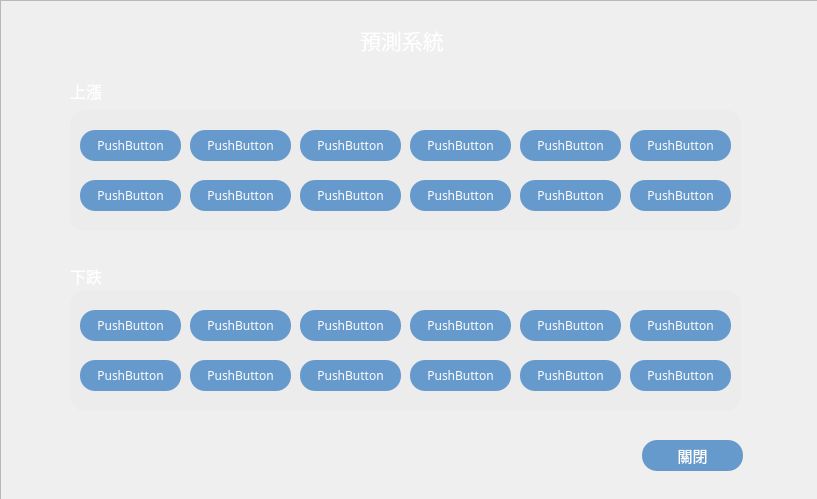
<?xml version="1.0" encoding="UTF-8"?>
<ui version="4.0">
 <class>prediction</class>
 <widget class="QWidget" name="prediction">
  <property name="geometry">
   <rect>
    <x>0</x>
    <y>0</y>
    <width>817</width>
    <height>499</height>
   </rect>
  </property>
  <property name="windowTitle">
   <string>Form</string>
  </property>
  <property name="styleSheet">
   <string notr="true"/>
  </property>
  <widget class="QPushButton" name="exitButton">
   <property name="geometry">
    <rect>
     <x>642</x>
     <y>440</y>
     <width>101</width>
     <height>31</height>
    </rect>
   </property>
   <property name="font">
    <font>
     <family>微軟正黑體</family>
     <pointsize>11</pointsize>
    </font>
   </property>
   <property name="styleSheet">
    <string notr="true">QPushButton{
background:#6699CC;
color:#fff;
border-radius:15px;
}
QPushButton:hover{
border:2px solid #DEF748;
background:#66A6FF;
}
</string>
   </property>
   <property name="text">
    <string>關閉</string>
   </property>
  </widget>
  <widget class="QLabel" name="label_2">
   <property name="geometry">
    <rect>
     <x>360</x>
     <y>10</y>
     <width>111</width>
     <height>61</height>
    </rect>
   </property>
   <property name="font">
    <font>
     <family>微軟正黑體</family>
    </font>
   </property>
   <property name="styleSheet">
    <string notr="true">color:white;</string>
   </property>
   <property name="text">
    <string>&lt;html&gt;&lt;head/&gt;&lt;body&gt;&lt;p&gt;&lt;span style=&quot; font-size:16pt;&quot;&gt;預測系統&lt;/span&gt;&lt;/p&gt;&lt;/body&gt;&lt;/html&gt;</string>
   </property>
  </widget>
  <widget class="QLabel" name="uplabel2pre">
   <property name="geometry">
    <rect>
     <x>70</x>
     <y>70</y>
     <width>41</width>
     <height>41</height>
    </rect>
   </property>
   <property name="font">
    <font>
     <family>微軟正黑體</family>
     <pointsize>12</pointsize>
    </font>
   </property>
   <property name="styleSheet">
    <string notr="true">color:white;</string>
   </property>
   <property name="text">
    <string>上漲</string>
   </property>
  </widget>
  <widget class="QListView" name="uplist2pre">
   <property name="geometry">
    <rect>
     <x>70</x>
     <y>110</y>
     <width>671</width>
     <height>121</height>
    </rect>
   </property>
   <property name="font">
    <font>
     <family>微軟正黑體</family>
    </font>
   </property>
   <property name="styleSheet">
    <string notr="true">background:rgb(236, 236, 236);
border-radius:15px;</string>
   </property>
  </widget>
  <widget class="QLabel" name="downlabel2pre">
   <property name="geometry">
    <rect>
     <x>70</x>
     <y>260</y>
     <width>41</width>
     <height>31</height>
    </rect>
   </property>
   <property name="font">
    <font>
     <family>微軟正黑體</family>
     <pointsize>12</pointsize>
    </font>
   </property>
   <property name="styleSheet">
    <string notr="true">color:white;</string>
   </property>
   <property name="text">
    <string>下跌</string>
   </property>
  </widget>
  <widget class="QGraphicsView" name="graphicre3">
   <property name="geometry">
    <rect>
     <x>70</x>
     <y>290</y>
     <width>671</width>
     <height>121</height>
    </rect>
   </property>
   <property name="font">
    <font>
     <family>微軟正黑體</family>
    </font>
   </property>
   <property name="styleSheet">
    <string notr="true">background:rgb(236, 236, 236);
border-radius:15px;</string>
   </property>
  </widget>
  <widget class="QPushButton" name="buyButton1">
   <property name="enabled">
    <bool>true</bool>
   </property>
   <property name="geometry">
    <rect>
     <x>80</x>
     <y>130</y>
     <width>101</width>
     <height>31</height>
    </rect>
   </property>
   <property name="font">
    <font>
     <family>微軟正黑體</family>
    </font>
   </property>
   <property name="styleSheet">
    <string notr="true">QPushButton{
background:#6699CC;
color:#fff;
border-radius:15px;
}
QPushButton:hover{
border:2px solid #DEF748;
background:#66A6FF;
}
</string>
   </property>
   <property name="text">
    <string>PushButton</string>
   </property>
   <property name="autoDefault">
    <bool>false</bool>
   </property>
   <property name="default">
    <bool>false</bool>
   </property>
   <property name="flat">
    <bool>false</bool>
   </property>
  </widget>
  <widget class="QPushButton" name="buyButton2">
   <property name="geometry">
    <rect>
     <x>190</x>
     <y>130</y>
     <width>101</width>
     <height>31</height>
    </rect>
   </property>
   <property name="font">
    <font>
     <family>微軟正黑體</family>
    </font>
   </property>
   <property name="styleSheet">
    <string notr="true">QPushButton{
background:#6699CC;
color:#fff;
border-radius:15px;
}
QPushButton:hover{
border:2px solid #DEF748;
background:#66A6FF;
}
</string>
   </property>
   <property name="text">
    <string>PushButton</string>
   </property>
  </widget>
  <widget class="QPushButton" name="buyButton3">
   <property name="geometry">
    <rect>
     <x>300</x>
     <y>130</y>
     <width>101</width>
     <height>31</height>
    </rect>
   </property>
   <property name="font">
    <font>
     <family>微軟正黑體</family>
    </font>
   </property>
   <property name="styleSheet">
    <string notr="true">QPushButton{
background:#6699CC;
color:#fff;
border-radius:15px;
}
QPushButton:hover{
border:2px solid #DEF748;
background:#66A6FF;
}
</string>
   </property>
   <property name="text">
    <string>PushButton</string>
   </property>
  </widget>
  <widget class="QPushButton" name="buyButton4">
   <property name="geometry">
    <rect>
     <x>410</x>
     <y>130</y>
     <width>101</width>
     <height>31</height>
    </rect>
   </property>
   <property name="font">
    <font>
     <family>微軟正黑體</family>
    </font>
   </property>
   <property name="styleSheet">
    <string notr="true">QPushButton{
background:#6699CC;
color:#fff;
border-radius:15px;
}
QPushButton:hover{
border:2px solid #DEF748;
background:#66A6FF;
}
</string>
   </property>
   <property name="text">
    <string>PushButton</string>
   </property>
  </widget>
  <widget class="QPushButton" name="buyButton5">
   <property name="geometry">
    <rect>
     <x>520</x>
     <y>130</y>
     <width>101</width>
     <height>31</height>
    </rect>
   </property>
   <property name="font">
    <font>
     <family>微軟正黑體</family>
    </font>
   </property>
   <property name="styleSheet">
    <string notr="true">QPushButton{
background:#6699CC;
color:#fff;
border-radius:15px;
}
QPushButton:hover{
border:2px solid #DEF748;
background:#66A6FF;
}
</string>
   </property>
   <property name="text">
    <string>PushButton</string>
   </property>
  </widget>
  <widget class="QPushButton" name="buyButton6">
   <property name="geometry">
    <rect>
     <x>630</x>
     <y>130</y>
     <width>101</width>
     <height>31</height>
    </rect>
   </property>
   <property name="font">
    <font>
     <family>微軟正黑體</family>
    </font>
   </property>
   <property name="styleSheet">
    <string notr="true">QPushButton{
background:#6699CC;
color:#fff;
border-radius:15px;
}
QPushButton:hover{
border:2px solid #DEF748;
background:#66A6FF;
}
</string>
   </property>
   <property name="text">
    <string>PushButton</string>
   </property>
  </widget>
  <widget class="QPushButton" name="buyButton7">
   <property name="geometry">
    <rect>
     <x>80</x>
     <y>180</y>
     <width>101</width>
     <height>31</height>
    </rect>
   </property>
   <property name="font">
    <font>
     <family>微軟正黑體</family>
    </font>
   </property>
   <property name="styleSheet">
    <string notr="true">QPushButton{
background:#6699CC;
color:#fff;
border-radius:15px;
}
QPushButton:hover{
border:2px solid #DEF748;
background:#66A6FF;
}
</string>
   </property>
   <property name="text">
    <string>PushButton</string>
   </property>
  </widget>
  <widget class="QPushButton" name="buyButton8">
   <property name="geometry">
    <rect>
     <x>190</x>
     <y>180</y>
     <width>101</width>
     <height>31</height>
    </rect>
   </property>
   <property name="font">
    <font>
     <family>微軟正黑體</family>
    </font>
   </property>
   <property name="styleSheet">
    <string notr="true">QPushButton{
background:#6699CC;
color:#fff;
border-radius:15px;
}
QPushButton:hover{
border:2px solid #DEF748;
background:#66A6FF;
}
</string>
   </property>
   <property name="text">
    <string>PushButton</string>
   </property>
  </widget>
  <widget class="QPushButton" name="buyButton9">
   <property name="geometry">
    <rect>
     <x>300</x>
     <y>180</y>
     <width>101</width>
     <height>31</height>
    </rect>
   </property>
   <property name="font">
    <font>
     <family>微軟正黑體</family>
    </font>
   </property>
   <property name="styleSheet">
    <string notr="true">QPushButton{
background:#6699CC;
color:#fff;
border-radius:15px;
}
QPushButton:hover{
border:2px solid #DEF748;
background:#66A6FF;
}
</string>
   </property>
   <property name="text">
    <string>PushButton</string>
   </property>
  </widget>
  <widget class="QPushButton" name="buyButton10">
   <property name="geometry">
    <rect>
     <x>410</x>
     <y>180</y>
     <width>101</width>
     <height>31</height>
    </rect>
   </property>
   <property name="font">
    <font>
     <family>微軟正黑體</family>
    </font>
   </property>
   <property name="styleSheet">
    <string notr="true">QPushButton{
background:#6699CC;
color:#fff;
border-radius:15px;
}
QPushButton:hover{
border:2px solid #DEF748;
background:#66A6FF;
}
</string>
   </property>
   <property name="text">
    <string>PushButton</string>
   </property>
  </widget>
  <widget class="QPushButton" name="buyButton11">
   <property name="geometry">
    <rect>
     <x>520</x>
     <y>180</y>
     <width>101</width>
     <height>31</height>
    </rect>
   </property>
   <property name="font">
    <font>
     <family>微軟正黑體</family>
    </font>
   </property>
   <property name="styleSheet">
    <string notr="true">QPushButton{
background:#6699CC;
color:#fff;
border-radius:15px;
}
QPushButton:hover{
border:2px solid #DEF748;
background:#66A6FF;
}
</string>
   </property>
   <property name="text">
    <string>PushButton</string>
   </property>
  </widget>
  <widget class="QPushButton" name="buyButton12">
   <property name="geometry">
    <rect>
     <x>630</x>
     <y>180</y>
     <width>101</width>
     <height>31</height>
    </rect>
   </property>
   <property name="font">
    <font>
     <family>微軟正黑體</family>
    </font>
   </property>
   <property name="styleSheet">
    <string notr="true">QPushButton{
background:#6699CC;
color:#fff;
border-radius:15px;
}
QPushButton:hover{
border:2px solid #DEF748;
background:#66A6FF;
}
</string>
   </property>
   <property name="text">
    <string>PushButton</string>
   </property>
  </widget>
  <widget class="QPushButton" name="sellButton1">
   <property name="geometry">
    <rect>
     <x>80</x>
     <y>310</y>
     <width>101</width>
     <height>31</height>
    </rect>
   </property>
   <property name="font">
    <font>
     <family>微軟正黑體</family>
    </font>
   </property>
   <property name="styleSheet">
    <string notr="true">QPushButton{
background:#6699CC;
color:#fff;
border-radius:15px;
}
QPushButton:hover{
border:2px solid #DEF748;
background:#66A6FF;
}
</string>
   </property>
   <property name="text">
    <string>PushButton</string>
   </property>
  </widget>
  <widget class="QPushButton" name="sellButton2">
   <property name="geometry">
    <rect>
     <x>190</x>
     <y>310</y>
     <width>101</width>
     <height>31</height>
    </rect>
   </property>
   <property name="font">
    <font>
     <family>微軟正黑體</family>
    </font>
   </property>
   <property name="styleSheet">
    <string notr="true">QPushButton{
background:#6699CC;
color:#fff;
border-radius:15px;
}
QPushButton:hover{
border:2px solid #DEF748;
background:#66A6FF;
}
</string>
   </property>
   <property name="text">
    <string>PushButton</string>
   </property>
  </widget>
  <widget class="QPushButton" name="sellButton3">
   <property name="geometry">
    <rect>
     <x>300</x>
     <y>310</y>
     <width>101</width>
     <height>31</height>
    </rect>
   </property>
   <property name="font">
    <font>
     <family>微軟正黑體</family>
    </font>
   </property>
   <property name="styleSheet">
    <string notr="true">QPushButton{
background:#6699CC;
color:#fff;
border-radius:15px;
}
QPushButton:hover{
border:2px solid #DEF748;
background:#66A6FF;
}
</string>
   </property>
   <property name="text">
    <string>PushButton</string>
   </property>
  </widget>
  <widget class="QPushButton" name="sellButton4">
   <property name="geometry">
    <rect>
     <x>410</x>
     <y>310</y>
     <width>101</width>
     <height>31</height>
    </rect>
   </property>
   <property name="font">
    <font>
     <family>微軟正黑體</family>
    </font>
   </property>
   <property name="styleSheet">
    <string notr="true">QPushButton{
background:#6699CC;
color:#fff;
border-radius:15px;
}
QPushButton:hover{
border:2px solid #DEF748;
background:#66A6FF;
}
</string>
   </property>
   <property name="text">
    <string>PushButton</string>
   </property>
  </widget>
  <widget class="QPushButton" name="sellButton5">
   <property name="geometry">
    <rect>
     <x>520</x>
     <y>310</y>
     <width>101</width>
     <height>31</height>
    </rect>
   </property>
   <property name="font">
    <font>
     <family>微軟正黑體</family>
    </font>
   </property>
   <property name="styleSheet">
    <string notr="true">QPushButton{
background:#6699CC;
color:#fff;
border-radius:15px;
}
QPushButton:hover{
border:2px solid #DEF748;
background:#66A6FF;
}
</string>
   </property>
   <property name="text">
    <string>PushButton</string>
   </property>
  </widget>
  <widget class="QPushButton" name="sellButton6">
   <property name="geometry">
    <rect>
     <x>630</x>
     <y>310</y>
     <width>101</width>
     <height>31</height>
    </rect>
   </property>
   <property name="font">
    <font>
     <family>微軟正黑體</family>
    </font>
   </property>
   <property name="styleSheet">
    <string notr="true">QPushButton{
background:#6699CC;
color:#fff;
border-radius:15px;
}
QPushButton:hover{
border:2px solid #DEF748;
background:#66A6FF;
}
</string>
   </property>
   <property name="text">
    <string>PushButton</string>
   </property>
  </widget>
  <widget class="QPushButton" name="sellButton7">
   <property name="geometry">
    <rect>
     <x>80</x>
     <y>360</y>
     <width>101</width>
     <height>31</height>
    </rect>
   </property>
   <property name="font">
    <font>
     <family>微軟正黑體</family>
    </font>
   </property>
   <property name="styleSheet">
    <string notr="true">QPushButton{
background:#6699CC;
color:#fff;
border-radius:15px;
}
QPushButton:hover{
border:2px solid #DEF748;
background:#66A6FF;
}
</string>
   </property>
   <property name="text">
    <string>PushButton</string>
   </property>
  </widget>
  <widget class="QPushButton" name="sellButton8">
   <property name="geometry">
    <rect>
     <x>190</x>
     <y>360</y>
     <width>101</width>
     <height>31</height>
    </rect>
   </property>
   <property name="font">
    <font>
     <family>微軟正黑體</family>
    </font>
   </property>
   <property name="styleSheet">
    <string notr="true">QPushButton{
background:#6699CC;
color:#fff;
border-radius:15px;
}
QPushButton:hover{
border:2px solid #DEF748;
background:#66A6FF;
}
</string>
   </property>
   <property name="text">
    <string>PushButton</string>
   </property>
  </widget>
  <widget class="QPushButton" name="sellButton9">
   <property name="geometry">
    <rect>
     <x>300</x>
     <y>360</y>
     <width>101</width>
     <height>31</height>
    </rect>
   </property>
   <property name="font">
    <font>
     <family>微軟正黑體</family>
    </font>
   </property>
   <property name="styleSheet">
    <string notr="true">QPushButton{
background:#6699CC;
color:#fff;
border-radius:15px;
}
QPushButton:hover{
border:2px solid #DEF748;
background:#66A6FF;
}
</string>
   </property>
   <property name="text">
    <string>PushButton</string>
   </property>
  </widget>
  <widget class="QPushButton" name="sellButton10">
   <property name="geometry">
    <rect>
     <x>410</x>
     <y>360</y>
     <width>101</width>
     <height>31</height>
    </rect>
   </property>
   <property name="font">
    <font>
     <family>微軟正黑體</family>
    </font>
   </property>
   <property name="styleSheet">
    <string notr="true">QPushButton{
background:#6699CC;
color:#fff;
border-radius:15px;
}
QPushButton:hover{
border:2px solid #DEF748;
background:#66A6FF;
}
</string>
   </property>
   <property name="text">
    <string>PushButton</string>
   </property>
  </widget>
  <widget class="QPushButton" name="sellButton11">
   <property name="geometry">
    <rect>
     <x>520</x>
     <y>360</y>
     <width>101</width>
     <height>31</height>
    </rect>
   </property>
   <property name="font">
    <font>
     <family>微軟正黑體</family>
    </font>
   </property>
   <property name="styleSheet">
    <string notr="true">QPushButton{
background:#6699CC;
color:#fff;
border-radius:15px;
}
QPushButton:hover{
border:2px solid #DEF748;
background:#66A6FF;
}
</string>
   </property>
   <property name="text">
    <string>PushButton</string>
   </property>
  </widget>
  <widget class="QPushButton" name="sellButton12">
   <property name="geometry">
    <rect>
     <x>630</x>
     <y>360</y>
     <width>101</width>
     <height>31</height>
    </rect>
   </property>
   <property name="font">
    <font>
     <family>微軟正黑體</family>
    </font>
   </property>
   <property name="styleSheet">
    <string notr="true">QPushButton{
background:#6699CC;
color:#fff;
border-radius:15px;
}
QPushButton:hover{
border:2px solid #DEF748;
background:#66A6FF;
}
</string>
   </property>
   <property name="text">
    <string>PushButton</string>
   </property>
  </widget>
  <widget class="QFrame" name="frame">
   <property name="geometry">
    <rect>
     <x>0</x>
     <y>0</y>
     <width>821</width>
     <height>501</height>
    </rect>
   </property>
   <property name="styleSheet">
    <string notr="true">border-image: url(&quot;predictionimage.jpeg&quot;);</string>
   </property>
   <property name="frameShape">
    <enum>QFrame::StyledPanel</enum>
   </property>
   <property name="frameShadow">
    <enum>QFrame::Raised</enum>
   </property>
  </widget>
  <widget class="QLabel" name="prediction_date">
   <property name="geometry">
    <rect>
     <x>70</x>
     <y>30</y>
     <width>181</width>
     <height>51</height>
    </rect>
   </property>
   <property name="font">
    <font>
     <family>微軟正黑體</family>
     <pointsize>11</pointsize>
    </font>
   </property>
   <property name="styleSheet">
    <string notr="true">color:white;</string>
   </property>
   <property name="text">
    <string>&lt;html&gt;&lt;head/&gt;&lt;body&gt;&lt;p&gt;&lt;span style=&quot; font-weight:600;&quot;&gt;&lt;br/&gt;&lt;/span&gt;&lt;/p&gt;&lt;/body&gt;&lt;/html&gt;</string>
   </property>
  </widget>
  <zorder>frame</zorder>
  <zorder>exitButton</zorder>
  <zorder>label_2</zorder>
  <zorder>uplabel2pre</zorder>
  <zorder>uplist2pre</zorder>
  <zorder>downlabel2pre</zorder>
  <zorder>graphicre3</zorder>
  <zorder>buyButton1</zorder>
  <zorder>buyButton2</zorder>
  <zorder>buyButton3</zorder>
  <zorder>buyButton4</zorder>
  <zorder>buyButton5</zorder>
  <zorder>buyButton6</zorder>
  <zorder>buyButton7</zorder>
  <zorder>buyButton8</zorder>
  <zorder>buyButton9</zorder>
  <zorder>buyButton10</zorder>
  <zorder>buyButton11</zorder>
  <zorder>buyButton12</zorder>
  <zorder>sellButton1</zorder>
  <zorder>sellButton2</zorder>
  <zorder>sellButton3</zorder>
  <zorder>sellButton4</zorder>
  <zorder>sellButton5</zorder>
  <zorder>sellButton6</zorder>
  <zorder>sellButton7</zorder>
  <zorder>sellButton8</zorder>
  <zorder>sellButton9</zorder>
  <zorder>sellButton10</zorder>
  <zorder>sellButton11</zorder>
  <zorder>sellButton12</zorder>
  <zorder>prediction_date</zorder>
 </widget>
 <resources/>
 <connections/>
</ui>
